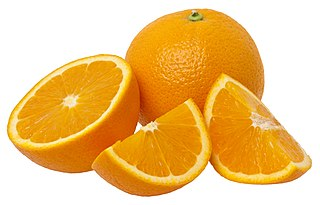
#> input picture datasets/ex_01b.jpg, 320 x 205 px, found by its file name
$ jupyter execute --allow-errors Ex-01-b.ipynb
#> lines starting #> are read from the running program, lines starting #| are printed output that depends on the picture
[cell 1]
import cv2
import numpy as np
import matplotlib.pyplot as plt

[cell 2]
img_height = 224
img_width = 224

[cell 3]
def preprocess_single_image(image_path, target_size=(img_height, img_width)):
#> called with target_size = (224, 224)
    img = cv2.imread(image_path)
#> img is the input picture: shape (205, 320, 3); mean B, G, R 127.5, 196.5, 240.1
    if img is None:
        print("Error: Image not found.")
        return None
    img = cv2.cvtColor(img, cv2.COLOR_BGR2RGB)
    img = cv2.resize(img, target_size)
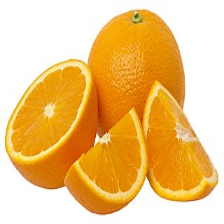
#> img: shape (224, 224, 3); mean R, G, B 240, 196.4, 127.4
    img = img / 255.0
    return img
